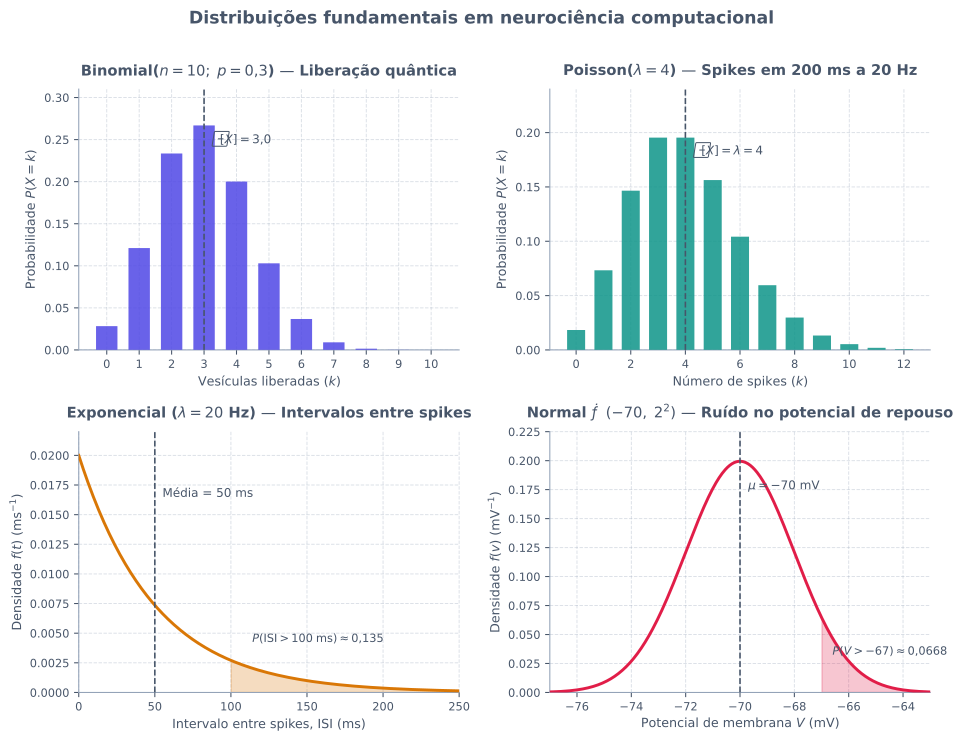

Recreate this plot in Python.
import math
from pathlib import Path

import matplotlib.pyplot as plt
import numpy as np


def main() -> None:
    plt.rcParams["svg.fonttype"] = "none"

    cor_texto = "#475569"
    cor_grade = "#94A3B8"
    cor_indigo = "#4F46E5"
    cor_teal = "#0D9488"
    cor_amber = "#D97706"
    cor_rose = "#E11D48"

    fig, axes = plt.subplots(2, 2, figsize=(10.2, 7.6))
    fig.patch.set_alpha(0.0)
    (ax_bin, ax_pois), (ax_exp, ax_norm) = axes

    # 1. PMF Binomial(n = 10, p = 0.3)
    n_sitios = 10
    p_ves = 0.3
    k_bin = np.arange(0, n_sitios + 1)
    pmf_bin = np.array(
        [math.comb(n_sitios, int(k)) * (p_ves**k) * ((1 - p_ves) ** (n_sitios - k)) for k in k_bin]
    )
    ax_bin.bar(k_bin, pmf_bin, width=0.66, color=cor_indigo, alpha=0.85, zorder=3)
    ax_bin.axvline(n_sitios * p_ves, color=cor_texto, linestyle="--", linewidth=1.2, zorder=4)
    ax_bin.text(
        n_sitios * p_ves + 0.25,
        max(pmf_bin) * 0.92,
        "$\\mathbb{E}[X] = 3{,}0$",
        fontsize=9,
        color=cor_texto,
    )
    ax_bin.set_title(
        "Binomial($n = 10;\\; p = 0{,}3$) — Liberação quântica",
        fontsize=11,
        fontweight="bold",
        color=cor_texto,
        pad=10,
    )
    ax_bin.set_xlabel("Vesículas liberadas ($k$)", fontsize=9.5, color=cor_texto)
    ax_bin.set_ylabel("Probabilidade $P(X = k)$", fontsize=9.5, color=cor_texto)
    ax_bin.set_xticks(k_bin)
    ax_bin.set_ylim(0, 0.31)

    # 2. PMF Poisson(lambda = 4)
    lam_spikes = 4.0
    k_pois = np.arange(0, 13)
    pmf_pois = np.array(
        [math.exp(-lam_spikes) * (lam_spikes ** int(k)) / math.factorial(int(k)) for k in k_pois]
    )
    ax_pois.bar(k_pois, pmf_pois, width=0.66, color=cor_teal, alpha=0.85, zorder=3)
    ax_pois.axvline(lam_spikes, color=cor_texto, linestyle="--", linewidth=1.2, zorder=4)
    ax_pois.text(
        lam_spikes + 0.3,
        max(pmf_pois) * 0.92,
        "$\\mathbb{E}[X] = \\lambda = 4$",
        fontsize=9,
        color=cor_texto,
    )
    ax_pois.set_title(
        "Poisson($\\lambda = 4$) — Spikes em 200 ms a 20 Hz",
        fontsize=11,
        fontweight="bold",
        color=cor_texto,
        pad=10,
    )
    ax_pois.set_xlabel("Número de spikes ($k$)", fontsize=9.5, color=cor_texto)
    ax_pois.set_ylabel("Probabilidade $P(X = k)$", fontsize=9.5, color=cor_texto)
    ax_pois.set_xticks(np.arange(0, 13, 2))
    ax_pois.set_ylim(0, 0.24)

    # 3. PDF Exponencial(lambda = 20 Hz -> 0.02 ms^-1, media = 50 ms)
    lam_ms = 0.02
    t_ms = np.linspace(0, 250, 500)
    pdf_exp = lam_ms * np.exp(-lam_ms * t_ms)
    ax_exp.plot(t_ms, pdf_exp, color=cor_amber, linewidth=2.2, zorder=3)
    mask_cauda = t_ms >= 100.0
    ax_exp.fill_between(t_ms[mask_cauda], pdf_exp[mask_cauda], color=cor_amber, alpha=0.25, zorder=2)
    ax_exp.axvline(50.0, color=cor_texto, linestyle="--", linewidth=1.2, zorder=4)
    ax_exp.text(55.0, 0.0165, "Média = 50 ms", fontsize=9, color=cor_texto)
    ax_exp.text(114.0, 0.0042, "$P(\\mathrm{ISI} > 100\\;\\mathrm{ms}) \\approx 0{,}135$", fontsize=8.5, color=cor_texto)
    ax_exp.set_title(
        "Exponencial ($\\lambda = 20$ Hz) — Intervalos entre spikes",
        fontsize=11,
        fontweight="bold",
        color=cor_texto,
        pad=10,
    )
    ax_exp.set_xlabel("Intervalo entre spikes, ISI (ms)", fontsize=9.5, color=cor_texto)
    ax_exp.set_ylabel("Densidade $f(t)$ ($\\mathrm{ms}^{-1}$)", fontsize=9.5, color=cor_texto)
    ax_exp.set_xlim(0, 250)
    ax_exp.set_ylim(0, 0.022)

    # 4. PDF Normal N(-70, 2^2) em mV
    mu_v = -70.0
    sigma_v = 2.0
    v_mv = np.linspace(-77.0, -63.0, 500)
    pdf_norm = (1.0 / (sigma_v * math.sqrt(2.0 * math.pi))) * np.exp(
        -0.5 * ((v_mv - mu_v) / sigma_v) ** 2
    )
    ax_norm.plot(v_mv, pdf_norm, color=cor_rose, linewidth=2.2, zorder=3)
    mask_v = v_mv >= -67.0
    ax_norm.fill_between(v_mv[mask_v], pdf_norm[mask_v], color=cor_rose, alpha=0.25, zorder=2)
    ax_norm.axvline(mu_v, color=cor_texto, linestyle="--", linewidth=1.2, zorder=4)
    ax_norm.text(-69.7, 0.175, "$\\mu = -70$ mV", fontsize=9, color=cor_texto)
    ax_norm.text(-66.6, 0.032, "$P(V > -67) \\approx 0{,}0668$", fontsize=8.5, color=cor_texto)
    ax_norm.set_title(
        "Normal $\\mathcal{N}(-70,\\; 2^2)$ — Ruído no potencial de repouso",
        fontsize=11,
        fontweight="bold",
        color=cor_texto,
        pad=10,
    )
    ax_norm.set_xlabel("Potencial de membrana $V$ (mV)", fontsize=9.5, color=cor_texto)
    ax_norm.set_ylabel("Densidade $f(v)$ ($\\mathrm{mV}^{-1}$)", fontsize=9.5, color=cor_texto)
    ax_norm.set_xlim(-77.0, -63.0)
    ax_norm.set_ylim(0, 0.225)

    for ax in (ax_bin, ax_pois, ax_exp, ax_norm):
        ax.patch.set_alpha(0.0)
        ax.grid(True, which="major", linestyle="--", linewidth=0.7, alpha=0.35, color=cor_grade, zorder=0)
        ax.spines["top"].set_visible(False)
        ax.spines["right"].set_visible(False)
        ax.spines["left"].set_color(cor_grade)
        ax.spines["bottom"].set_color(cor_grade)
        ax.tick_params(colors=cor_texto, labelsize=8.5)

    fig.suptitle(
        "Distribuições fundamentais em neurociência computacional",
        fontsize=13,
        fontweight="bold",
        color=cor_texto,
        y=1.01,
    )
    fig.tight_layout()

    destino = Path(__file__).resolve().parent / "distribuicoes.svg"
    fig.savefig(destino, format="svg", transparent=True, bbox_inches="tight")
    plt.close(fig)


if __name__ == "__main__":
    main()
